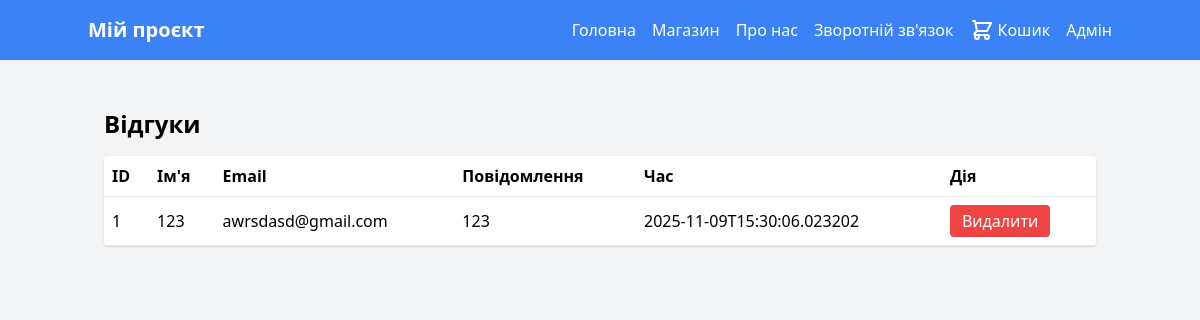
The app's page /admin/feedback (signed in), older data.
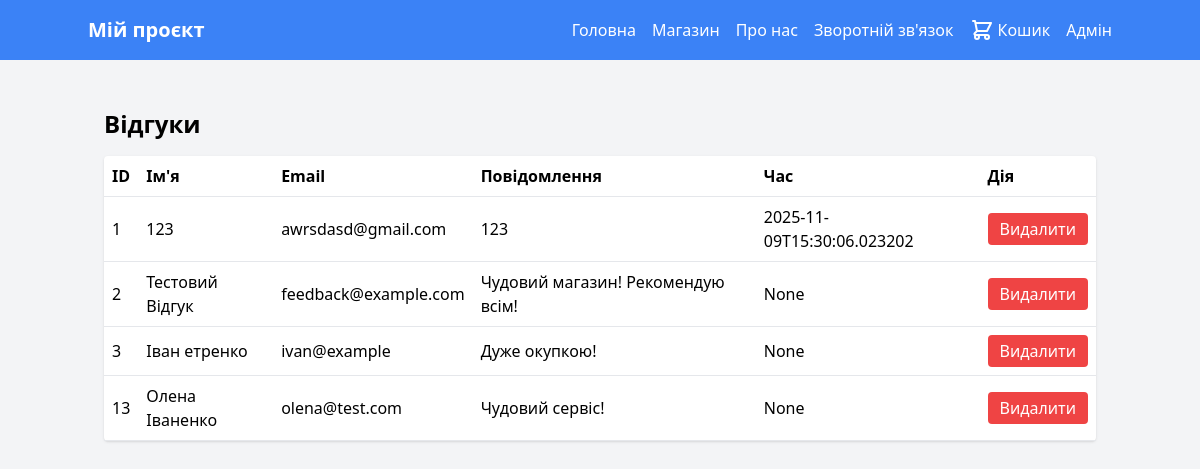
The same page, newer data.
### tables this page shows
CREATE TABLE feedback (
            id INTEGER PRIMARY KEY AUTOINCREMENT,
            name TEXT,
            email TEXT,
            message TEXT,
            created_at TEXT
        );

### app.py (the view)
@app.route('/admin/feedback')
@admin_required
def admin_feedback():
    db = get_db()
    cur = db.execute('SELECT * FROM feedback ORDER BY created_at DESC')
    feedbacks = [row_to_obj(r) for r in cur.fetchall()]
    return render_template('admin/feedback.html', feedbacks=feedbacks)

### app.py (called while the page is built)
def get_db():
    if 'db' not in g:
        conn = sqlite3.connect(DB_PATH)
        conn.row_factory = sqlite3.Row
        g.db = conn
        global _db_initialized
        if not _db_initialized:
            initialize_db(conn)
            _db_initialized = True
    return g.db

def row_to_obj(row):
    if row is None:
        return None
    return SimpleNamespace(**dict(row))

def admin_required(f):
    from functools import wraps
    @wraps(f)
    def decorated_function(*args, **kwargs):
        if not session.get('admin_logged_in'):
            return redirect(url_for('admin_login'))
        return f(*args, **kwargs)
    return decorated_function

### templates/admin/feedback.html (shortened to what this page needs)
{% extends "base.html" %}
{% block content %}
<h1 class="text-2xl font-bold mb-4">Відгуки</h1>
<table class="w-full bg-white rounded shadow">
    <thead>
        <tr class="text-left border-b">
            <th class="p-2">ID</th>
            <th class="p-2">Ім'я</th>
            <th class="p-2">Email</th>
            <th class="p-2">Повідомлення</th>
            <th class="p-2">Час</th>
            <th class="p-2">Дія</th>
        </tr>
    </thead>
    <tbody>
        {% for f in feedbacks %}
            <tr class="border-b">
                <td class="p-2">{{ f.id }}</td>
                <td class="p-2">{{ f.name or '-' }}</td>
                <td class="p-2">{{ f.email or '-' }}</td>
                <td class="p-2">{{ f.message }}</td>
                <td class="p-2">{{ f.created_at }}</td>
                <td class="p-2">
                    <form action="{{ url_for('admin_feedback_delete', fb_id=f.id) }}" method="post" onsubmit="return confirm('Видалити відгук?');">
                        <button class="bg-red-500 text-white px-3 py-1 rounded">Видалити</button>
                    </form>
                </td>
            </tr>
        {% endfor %}
    </tbody>
</table>
{% endblock %}

Row changes from the older to the newer data that the page shows:
added feedback: name "Тестовий Відгук", email "feedback@example.com", message "Чудовий магазин! Рекомендую всім!"
added feedback: name "Іван етренко", email "ivan@example", message "Дуже окупкою!"
added feedback: name "Олена Іваненко", email "olena@test.com", message "Чудовий сервіс!"
Text that changed along with them:
new list line: "2 None Видалити"
new list line: "3 None Видалити"
new list line: "13 None Видалити"
